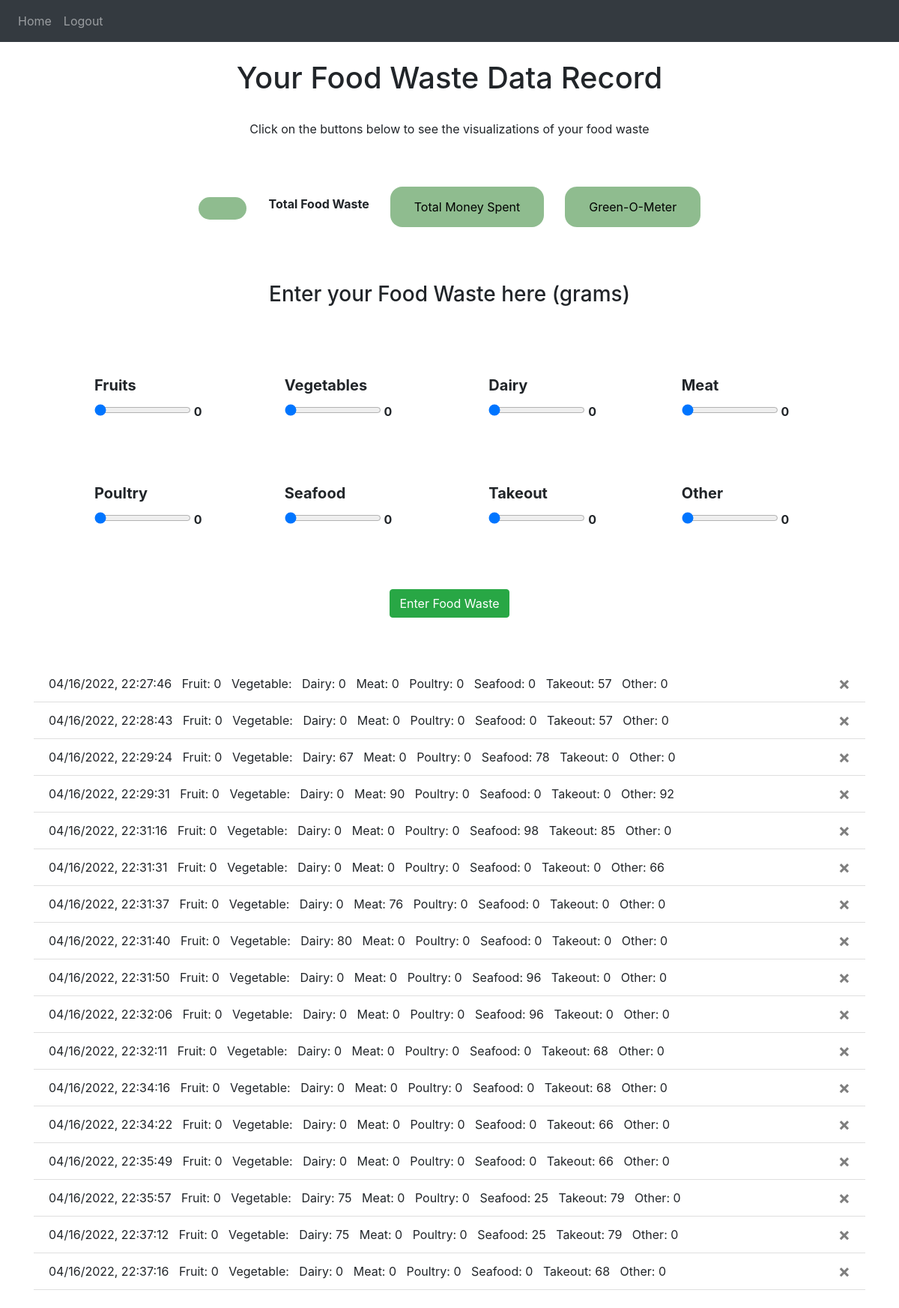
The app's page / (signed in) with its own data.
### website/models.py (models this page shows)
@dataclass
class UserFoodWaste(db.Model):
    user_id = db.Column(db.Integer, db.ForeignKey('user.id'))
    id = db.Column(db.Integer, primary_key=True)
    date = db.Column(db.DateTime(timezone=True), default=datetime.now)
    fruit= db.Column(db.Integer)
    veggies = db.Column(db.Integer)
    dairy = db.Column(db.Integer)
    meat = db.Column(db.Integer)
    poultry = db.Column(db.Integer)
    fish_seafood = db.Column(db.Integer)
    takeout = db.Column(db.Integer)
    other = db.Column(db.Integer)
    js_date = db.Column(db.Integer)

### website/views.py (the view, shortened to what this page needs)
@views.route('/', methods=['GET', 'POST'])
@login_required
def home():
    return render_template("home.html", user=current_user)

### website/__init__.py (called while the page is built)
def create_app():
    app = Flask(__name__)
    app.config['SECRET_KEY'] = 'randomstring'
    app.config['SQLALCHEMY_DATABASE_URI'] = f'sqlite:///{DB_NAME}'
    db.init_app(app)
    from .views import views
    from .auth import auth
    app.register_blueprint(views, url_prefix='/')
    app.register_blueprint(auth, url_prefix='/')
    from .models import User, Note
    create_database(app)
    login_manager = LoginManager()
    login_manager.login_view = 'auth.login'
    login_manager.init_app(app)
    @login_manager.user_loader
    def load_user(id):
        return User.query.get(int(id))
    return app

### website/templates/home.html (shortened to what this page needs)
{% extends "base.html" %} {% block title %}Home{% endblock %} {% block content
  %}
  <head>
  </head>
  <h1 align="center"> Your Food Waste Data Record</h1>
  <br />
  <p style="text-align: center;">Click on the buttons below to see the visualizations of your food waste</p>
  <br />
  <br />
  <div align="center">
    <table>
      <tr>
        <th>
          <form method="POST">
              <button type="submit" class="buttonToggle" id="btn_one" onclick="showViz(1)">
                Total Food Waste
              </button>
          </form>
        </th>
        <th>
          <form method="POST">
            <button type="submit" style="visibility: hidden;" class="btn btn-secondary">
              <button type="button" class="buttonToggle" id="btn_two" onclick="showViz(2)">
                Total Money Spent
              </button>
            </button>
          </form>
        </th>
        <th>
          <form method="POST">
            <button type="submit" style="visibility: hidden;" class="btn btn-secondary">
              <button type="button" class="buttonToggle" id="btn_three" onclick="showViz(3)">
                Green-O-Meter
              </button>
            </button>
          </form>
        </th>
      </tr>
    </table>
  </div>
  <br />
  <form method="POST">
    <br/>
    <br/>
    <h3 style="text-align: center">Enter your Food Waste here (grams)</h3>
    <table id="sliderContainer">
      <tr>
      <th id="th_slider">
        <label for="fruit">Fruits</label>
        <input
          type="range"
          name="fruit"
          min="0"
          max="100"
          value="0"
          class="myslider"
          id="fruit"
          oninput="outputUpdate(value, 'fruit_val')"
        />
        <output for="fruit" id="fruit_val">0</output>
      </th>
      <th id="th_slider">
        <label for="veggies">Vegetables</label>
        <input
          type="range"
          name="veggies"
          min="0"
          max="100"
          value="0"
          class="myslider"
          id="veggies"
          oninput="outputUpdate(value, 'veggie_val')"
        />
        <output for="veggies" id="veggie_val">0</output>
      </th>
    <th id="th_slider">
      <label for="dairy">Dairy</label>
      <input
        type="range"
        name="dairy"
        min="0"
        max="100"
        value="0"
        class="myslider"
        id="dairy"
        oninput="outputUpdate(value, 'dairy_val')"
      />
      <output for="dairy" id="dairy_val">0</output>
    </th>
    <th id="th_slider">
      <label for="meat">Meat</label>
      <input
        type="range"
        name="meat"
        min="0"
        max="100"
        value="0"
        class="myslider"
        id="meat"
        oninput="outputUpdate(value, 'meat_val')"
      />
      <output for="meat" id="meat_val">0</output>
    </th>
    </tr>
    <tr>
    <th id="th_slider">
      <label for="poultry">Poultry</label>
      <input
        type="range"
        name="poultry"
        min="0"
        max="100"
        value="0"
        class="myslider"
        id="poultry"
        oninput="outputUpdate(value, 'poultry_val')"
      />
      <output for="poultry" id="poultry_val">0</output>
    </th>
    <th id="th_slider">
      <label for="fish_seafood">Seafood</label>
      <input
        type="range"
        name="fish_seafood"
        min="0"
        max="100"
        value="0"
        class="myslider"
        id="fish_seafood"
        oninput="outputUpdate(value, 'fish_seafood_val')"
      />
      <output for="fish_seafood" id="fish_seafood_val">0</output>
    </th>
    <th id="th_slider">
      <label for="takeout">Takeout</label>
      <input
        type="range"
        name="takeout"
        min="0"
        max="100"
        value="0"
        class="myslider"
        id="takeout"
        oninput="outputUpdate(value, 'takeout_val')"
      />
      <output for="takeout" id="takeout_val">0</output>
    </th>
    <th id="th_slider">
      <label for="other">Other</label>
      <input
        type="range"
        name="other"
        min="0"
        max="100"
        value="0"
        class="myslider"
        id="other"
        oninput="outputUpdate(value, 'other_val')"
      />
      <output for="other" id="other_val">0</output>
     </th>
    </tr>
  </table>
    <div align="center">
      <button type="submit" class="btn btn-success">Enter Food Waste</button>
    </div>
    <br />
    <br />
    <ul class="list-group list-group-flush" id="notes">
      {% for day in user.foodWaste %}
      <li class="list-group-item">
        {{ day.date.strftime("%m/%d/%Y, %H:%M:%S") }}
        &nbsp
        Fruit: {{day.fruit}}
        &nbsp
        Vegetable: {{day.vegetables}}
        &nbsp
        Dairy: {{day.dairy}}
        &nbsp
        Meat: {{day.meat}}
        &nbsp
        Poultry: {{day.poultry}}
        &nbsp
        Seafood: {{day.fish_seafood}}
        &nbsp
        Takeout: {{day.takeout}}
        &nbsp
        Other: {{day.other}}
        <button type="button" class="close" onClick="deleteNote({{ day.id }})">
          <span aria-hidden="true">&times;</span>
        </button>
      </li>
      {% endfor %}
    </ul>
    <br/>
  </form>
  {% endblock %}

### website/templates/base.html (shortened to what this page needs)
<!DOCTYPE html>
<html>
  <head>
    <link
      rel="stylesheet"
      href="https://stackpath.bootstrapcdn.com/bootstrap/4.4.1/css/bootstrap.min.css"
    />
    <link
      rel="stylesheet"
      href="https://stackpath.bootstrapcdn.com/font-awesome/4.7.0/css/font-awesome.min.css"
    />
  </head>
  <body>
    <nav class="navbar navbar-expand-lg navbar-dark bg-dark">
      <div class="collapse navbar-collapse" id="navbar">
        <div class="navbar-nav">
          {% if user.is_authenticated %}
          <a class="nav-item nav-link" id="home" href="/">Home</a>
          <a class="nav-item nav-link" id="logout" href="/logout">Logout</a>
          {% else %}
          <a class="nav-item nav-link" id="login" href="/login">Login</a>
          <a class="nav-item nav-link" id="signUp" href="/sign-up">Sign Up</a>
          {% endif %}
        </div>
      </div>
    </nav>
    <br />
    <div class="container">{% block content %} {% endblock %}</div>
  </body>
</html>

### website/templates/home.html (style rules this page uses)
.buttonToggle { border-radius: 16px; background-color: darkseagreen; color:black; border: none; padding: 15px 32px; }
label { font-size: 20px; }
#th_slider { margin:10px; }
#sliderContainer { border-collapse:separate; border-spacing:5em; }

### records on screen
UserFoodWaste: date "04/16/2022, 22:27:46", fruit "0", dairy "0", meat "0", poultry "0", fish_seafood "0", takeout "57", other "0"
UserFoodWaste: date "04/16/2022, 22:28:43", fruit "0", dairy "0", meat "0", poultry "0", fish_seafood "0", takeout "57", other "0"
UserFoodWaste: date "04/16/2022, 22:29:24", fruit "0", dairy "67", meat "0", poultry "0", fish_seafood "78", takeout "0", other "0"
UserFoodWaste: date "04/16/2022, 22:29:31", fruit "0", dairy "0", meat "90", poultry "0", fish_seafood "0", takeout "0", other "92"
UserFoodWaste: date "04/16/2022, 22:31:16", fruit "0", dairy "0", meat "0", poultry "0", fish_seafood "98", takeout "85", other "0"
UserFoodWaste: date "04/16/2022, 22:31:31", fruit "0", dairy "0", meat "0", poultry "0", fish_seafood "0", takeout "0", other "66"
UserFoodWaste: date "04/16/2022, 22:31:37", fruit "0", dairy "0", meat "76", poultry "0", fish_seafood "0", takeout "0", other "0"
UserFoodWaste: date "04/16/2022, 22:31:40", fruit "0", dairy "80", meat "0", poultry "0", fish_seafood "0", takeout "0", other "0"
UserFoodWaste: date "04/16/2022, 22:31:50", fruit "0", dairy "0", meat "0", poultry "0", fish_seafood "96", takeout "0", other "0"
UserFoodWaste: date "04/16/2022, 22:32:06", fruit "0", dairy "0", meat "0", poultry "0", fish_seafood "96", takeout "0", other "0"
UserFoodWaste: date "04/16/2022, 22:32:11", fruit "0", dairy "0", meat "0", poultry "0", fish_seafood "0", takeout "68", other "0"
UserFoodWaste: date "04/16/2022, 22:34:16", fruit "0", dairy "0", meat "0", poultry "0", fish_seafood "0", takeout "68", other "0"
UserFoodWaste: date "04/16/2022, 22:34:22", fruit "0", dairy "0", meat "0", poultry "0", fish_seafood "0", takeout "66", other "0"
UserFoodWaste: date "04/16/2022, 22:35:49", fruit "0", dairy "0", meat "0", poultry "0", fish_seafood "0", takeout "66", other "0"
UserFoodWaste: date "04/16/2022, 22:35:57", fruit "0", dairy "75", meat "0", poultry "0", fish_seafood "25", takeout "79", other "0"
UserFoodWaste: date "04/16/2022, 22:37:12", fruit "0", dairy "75", meat "0", poultry "0", fish_seafood "25", takeout "79", other "0"
UserFoodWaste: date "04/16/2022, 22:37:16", fruit "0", dairy "0", meat "0", poultry "0", fish_seafood "0", takeout "68", other "0"
